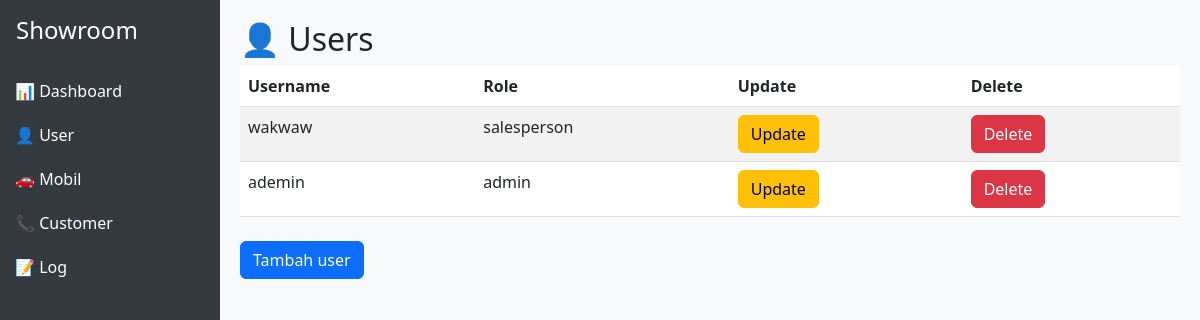
The app's page /users/userlist/, older data.
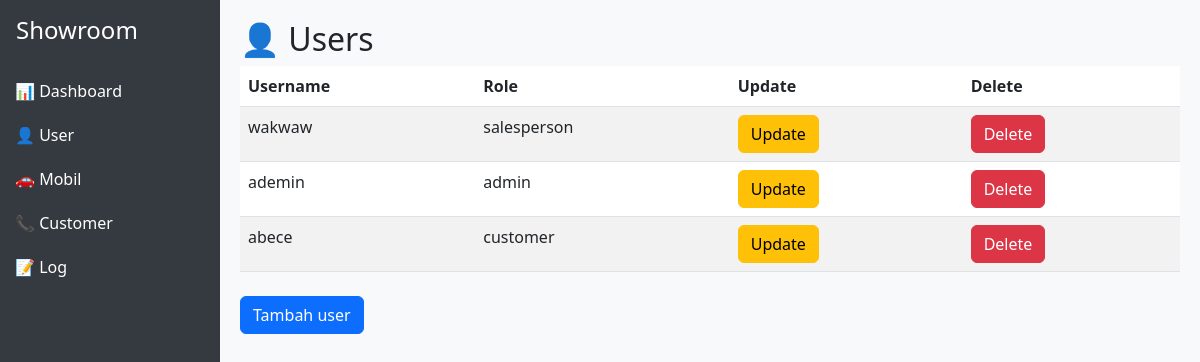
The same page, newer data.
### users/models.py (models this page shows, shortened)
class User(AbstractUser):
    ROLE_CHOICES = (
        ("admin", "Admin"),
        ("salesperson", "Salesperson"),
        ("customer", "Customer"),
    )
    role = models.CharField(max_length=20, choices=ROLE_CHOICES, default="customer")

### users/views.py (the view)
# urls.py: path('userlist/', userlist_view, name='user_list'),
def userlist_view(request):
    context = {
        'users' : User.objects.all()
    }
    return render(request,'users/user_index.html',context)

### users/templates/users/user_index.html
{% extends "base.html" %}
{% block content %}
<h2>👤 Users</h2>
<table class="table table-striped">
  <thead>
    <tr>
      <th>Username</th>
      <th>Role</th>
      <th>Update</th>
      <th>Delete</th>
    </tr>
  </thead>
  <tbody>
    {% for user in users %}
    <tr>
      <td>{{ user.username }}</td>
      <td>{{ user.role }}</td>
      <td><a href="{% url 'update_user' user.id %}" class="btn btn-warning">Update</td>
      <td><a href="{% url 'delete_user' user.id %}" class="btn btn-danger">Delete</td>
    </tr>
    {% endfor %}
  </tbody>
</table>
<a href="{% url 'register'%}" class="btn btn-primary mt-2">Tambah user</a>
{% endblock content %}

Row changes from the older to the newer data that the page shows:
added User: username "abece", role "customer"
